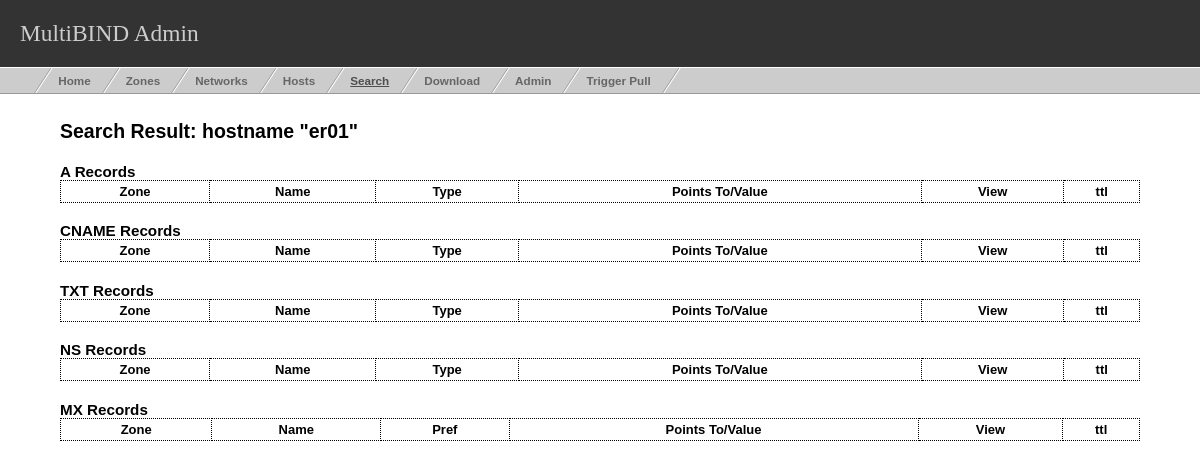
/search.php?hostname=er01, run on an earlier commit of the app's database.
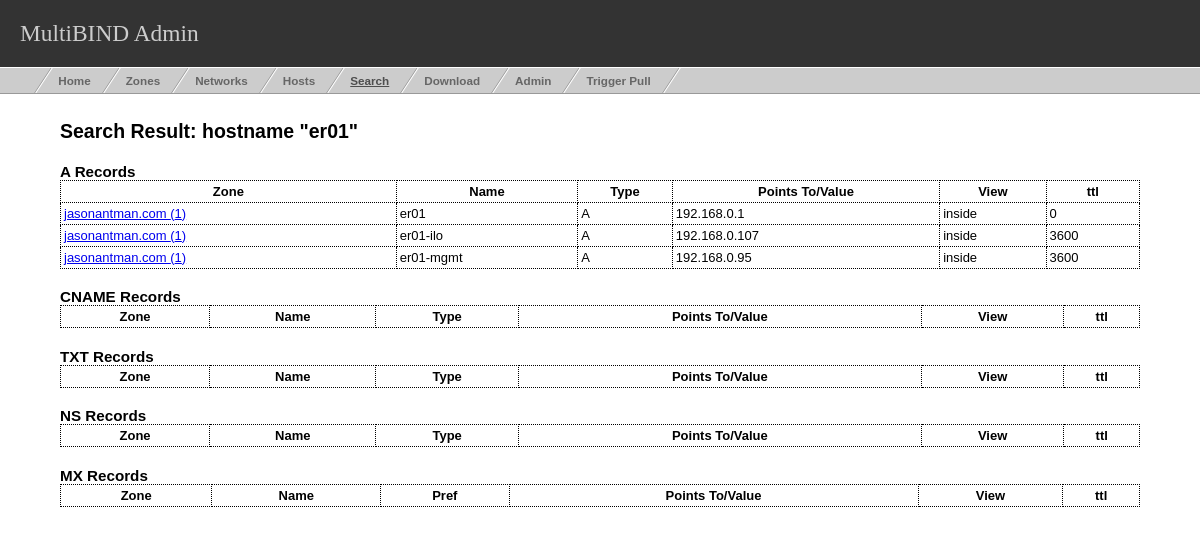
And on a later commit of the database.
### tables this page shows
CREATE TABLE `r_records` (
  `ttl` int(10) unsigned default NULL,
  `class` varchar(10) default NULL,
  `zone_id` int(10) unsigned NOT NULL default '0',
  `rr_type` varchar(20) NOT NULL default '',
  `name` varchar(255) NOT NULL default '',
  `value` varchar(255) NOT NULL default '',
  `last_update_ts` int(10) unsigned default NULL,
  `insert_ts` int(10) unsigned default NULL,
  `view` enum('inside','outside','both') NOT NULL default 'inside',
  `value2` varchar(255) default NULL,
  PRIMARY KEY  (`zone_id`,`rr_type`,`name`,`view`,`value`)
);

CREATE TABLE `zones` (
  `zone_id` int(10) unsigned NOT NULL auto_increment,
  `name` varchar(255) default NULL,
  `views` enum('inside','outside','both') default NULL,
  `last_update_ts` int(10) unsigned default NULL,
  `inside_provider_id` int(10) unsigned default NULL,
  `outside_provider_id` int(10) unsigned default NULL,
  `insert_ts` int(10) unsigned default NULL,
  `origin` varchar(100) default NULL,
  `ttl` int(10) unsigned default NULL,
  PRIMARY KEY  (`zone_id`)
);

### search.php (the view, shortened to what this page needs)
<?php
require_once('inc/common.php');
?>
<!DOCTYPE html PUBLIC "-//W3C//DTD XHTML 1.0 Transitional//EN"
"http://www.w3.org/TR/xhtml1/DTD/xhtml1-transitional.dtd">
<html xmlns="http://www.w3.org/1999/xhtml">
<head>
<link rel="stylesheet" type="text/css" href="css/common.css" />
<link rel="stylesheet" type="text/css" href="css/nav.css" />
</head>
<body>
<?php
printHeader();
if(isset($_GET['hostname']))
{
    searchHostname($_GET['hostname']);
}
else
{
    showSearchForm();
}
function searchHostname($hostname)
{
    $hostname = mysql_real_escape_string($hostname);
    echo '<div id="content">'."\n";
    echo '<h2>Search Result: hostname "'.$hostname.'"</h2>';
    echo '<div class="tableTitle"><h3>A Records</h3></div>';
    echo '<table class="minorTableWide">'."\n";
    echo '<tr><th>Zone</th><th>Name</th><th>Type</th><th>Points To/Value</th><th>View</th><th>ttl</th></tr>'."\n";
    $query = "SELECT r.*,z.name AS zone_name FROM r_records AS r LEFT JOIN zones AS z ON r.zone_id=z.zone_id WHERE r.rr_type='A' AND r.name LIKE '%".$hostname."%' ORDER BY r.name ASC,r.view ASC;";
    $result = mysql_query($query) or dberror($query, mysql_error());
    while($row = mysql_fetch_assoc($result))
    {
	echo '<tr>';
	echo '<td><a href="zone.php?id='.$row['zone_id'].'">'.$row['zone_name'].' ('.$row['zone_id'].')</a></td>';
	echo '<td>'.$row['name'].'</td>';
	echo '<td>'.$row['rr_type'].'</td>';
	echo '<td>'.$row['value'].'</td>';
	if($row['value2'] != null && trim($row['value2']) != "" && $row['value2'] != $row['value1'] && $row['view'] == "both")
	{
	    echo '<td>*inside*</td>';
	    echo '<td>'.$row['ttl'].'</td>';
	    echo '</tr>'."\n";
	    echo '<tr><td>&nbsp;</td><td>&nbsp;</td>';
	    echo '<td>'.$row['value2'].'</td>';
	    echo '<td>*outside*</td>';
	    echo '<td>&nbsp;</td>';
	    echo '</tr>'."\n";
	}
	else
	{
	    echo '<td>'.$row['view'].'</td>';
	    echo '<td>'.$row['ttl'].'</td>';
	    echo '</tr>'."\n";
	}
    }
    echo '</table>'."\n";
    echo '<div class="tableTitle"><h3>CNAME Records</h3></div>';
    echo '<table class="minorTableWide">'."\n";
    echo '<tr><th>Zone</th><th>Name</th><th>Type</th><th>Points To/Value</th><th>View</th><th>ttl</th></tr>'."\n";
    echo '</table>'."\n";
    echo '<div class="tableTitle"><h3>TXT Records</h3></div>';
    echo '<table class="minorTableWide">'."\n";
    echo '<tr><th>Zone</th><th>Name</th><th>Type</th><th>Points To/Value</th><th>View</th><th>ttl</th></tr>'."\n";
    echo '</table>'."\n";
    echo '<div class="tableTitle"><h3>NS Records</h3></div>';
    echo '<table class="minorTableWide">'."\n";
    echo '<tr><th>Zone</th><th>Name</th><th>Type</th><th>Points To/Value</th><th>View</th><th>ttl</th></tr>'."\n";
    echo '</table>'."\n";
    echo '<div class="tableTitle"><h3>MX Records</h3></div>'."\n";
    echo '<table class="minorTableWide">'."\n";
    echo '<tr><th>Zone</th><th>Name</th><th>Pref</th><th>Points To/Value</th><th>View</th><th>ttl</th></tr>'."\n";
    echo '</table>'."\n";
    echo '</div> '."\n";
}
?>
</body>
</html>

### inc/common.php (shortened to what this page needs)
<?php
function printHeader()
{
    $links = array();
    $links["#"] = "&nbsp;";
    $links["index.php"] = "Home";
    $links["zones.php"] = "Zones";
    $links["networks.php"] = "Networks";
    $links["hosts.php"] = "Hosts";
    $links["search.php"] = "Search";
    $links["download.php"] = "Download";
    $links["admin.php"] = "Admin";
    $links["push.php"] = "Trigger Pull";
    $currentScript = substr($_SERVER["SCRIPT_NAME"], strrpos($_SERVER["SCRIPT_NAME"], "/")+1);
    echo '<div id="headerContainer">'."\n";
    echo '<div id="header">'."\n";
    echo '	<h1>MultiBIND Admin</h1>'."\n";
    echo '</div>'."\n";
    echo '<ul id="nav">'."\n";
    $count = 0;
    foreach($links as $url => $name)
    {
	$count++;
	if($url == $currentScript)
	{
	    echo '	<li id="nav-'.$count.'" class="activeNav"><a href="'.$url.'">'.$name.'</a></li>'."\n";
	}
	else
	{
	    echo '	<li id="nav-'.$count.'"><a href="'.$url.'">'.$name.'</a></li>'."\n";
	}
    }
    echo '</ul>'."\n";
    echo '</div> '."\n";
}
?>

### css/common.css (style rules this page uses)
body { margin: 0; padding: 0; font-family: Verdana, Arial, sans-serif; font-size: small; }
#header { padding: 20px; background: #333; border-bottom: 1px solid #fff; }
#header h1 { padding: 0; margin: 0; color: #ccc; font-family: Georgia, serif; font-weight: normal; font-size: 180%; }
#content { margin-left: 5%; margin-right: 5%; margin-top: 2em; }
table.minorTableWide { border-width: 1px 1px 1px 1px; border-spacing: 2px; border-style: dotted dotted dotted dotted; border-color: black black black black; border-collapse: collapse; background-color: white; margin-bottom: 0px; width: 100%; }
table.minorTableWide th { border-width: 1px 1px 1px 1px; padding: 3px 3px 3px 3px; border-style: dotted dotted dotted dotted; border-color: black black black black; background-color: white; }
table.minorTableWide td { border-width: 1px 1px 1px 1px; padding: 3px 3px 3px 3px; border-style: dotted dotted dotted dotted; border-color: black black black black; background-color: white; }
.tableTitle { margin-top: 1.5em; }
.tableTitle h3 { display: inline; }

### css/nav.css (style rules this page uses)
#nav { float: left; width: 100%; margin: 0; padding: 0; list-style: none; background: #ccc; border-bottom: 1px solid #999; }
#nav li { float: left; margin: 0; padding: 0; }
.activeNav a { color: #4E4E4E !important; text-decoration: underline !important; }
#nav a { float: left; display: block; padding: 6px 30px 6px 5px; text-decoration: none; font-weight: bold; font-size: 90%; color: #666; background: #ccc url(../img/nav_slant.gif) no-repeat top right; }
#nav #nav-1 a { padding-left: 20px; }

What changed in the data, as far as the page shows it:
added r_records: zone.name "jasonantman.com", zone "1", name "er01", rr_type "A", value "192.168.0.1", view "inside", ttl "0"
added r_records: zone.name "jasonantman.com", zone "1", name "er01-ilo", rr_type "A", value "192.168.0.107", view "inside", ttl "3600"
added r_records: zone.name "jasonantman.com", zone "1", name "er01-mgmt", rr_type "A", value "192.168.0.95", view "inside", ttl "3600"
